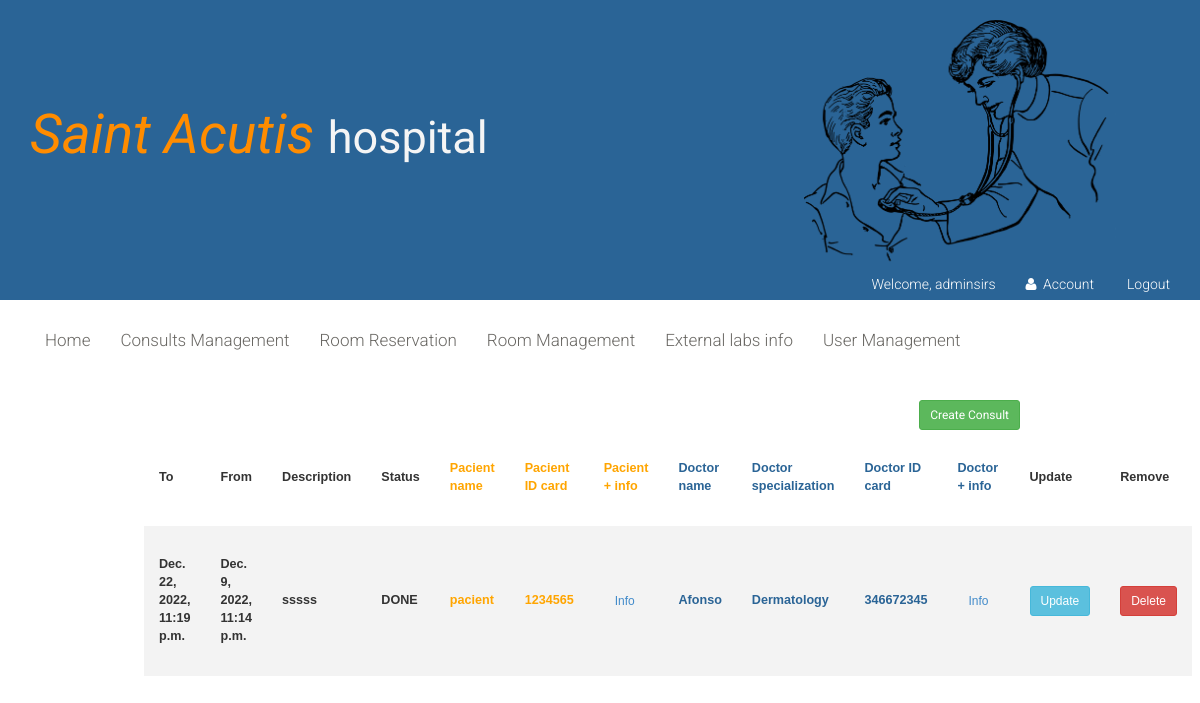
/consults-management/ (signed in), run on the app's committed database.
### SAH/models.py (models this page shows, shortened)
class Consult(models.Model):
    scheduled_date = models.DateTimeField(default=datetime.now, null=True)
    consult_date = models.DateTimeField( blank=True, null=True)
    pacient = models.ForeignKey(Pacient, on_delete=models.CASCADE)
    doctor = models.ForeignKey(Doctor, on_delete=models.CASCADE)
    status = models.CharField(choices=(('WAITING','WAITING'),('ACCEPT','ACCEPT'), ('DONE','DONE')), max_length=200)
    description = models.CharField(max_length=150)

class Pacient(models.Model):
    user = models.OneToOneField(User, on_delete=models.CASCADE)
    name = models.CharField(max_length=200)
    gender = models.CharField(max_length=150, choices=(('Female','Female'), ('Male','Male'),('Other','Other')))
    address = models.CharField(max_length=400)
    phone_number = models.IntegerField( blank=True, null=True)
    birth_date = models.DateField( blank=True, null=True)
    id_card = models.IntegerField( blank=True, null=True)

class Doctor(models.Model):
    user = models.OneToOneField(User, on_delete=models.CASCADE)
    specialization = models.ForeignKey(Specialization, on_delete=models.CASCADE)
    gender = models.CharField(max_length=150, choices=(('Female','Female'), ('Male','Male'),('Other','Other')))
    name = models.CharField(max_length=200)
    address = models.CharField(max_length=400)
    phone_number = models.IntegerField( blank=True, null=True)
    birth_date = models.DateField( blank=True, null=True)
    id_card = models.IntegerField( blank=True, null=True)

class Specialization(models.Model):
    name = models.CharField(max_length=150, choices=(('Orthopedy','Orthopedy'), ('Cardiology','Cardiology'),('Dermatology','Dermatology')))
    description = models.CharField(max_length=400)
    def __str__(self):
        return self.name

### SAH/views.py (the view)
# urls.py: path('consults-management/', views.consults_management, name='consults-management'),
def consults_management(request):
    if request.user.is_authenticated and request.user.is_superuser:
        consults = None
        if request.user.is_superuser:
            consults = Consult.objects.all()
    return render(request, 'consults-management.html', {'consults': consults})

### SAH/templates/consults-management.html (shortened to what this page needs)
{% extends "layout.html" %}
{% block content %}
	<section style="width: 100%; height:auto">
        <p>
            <a class="btn btn-sm btn-success" style="
             float:right;margin-right:180px"  href="{% url 'create-consult' %}" > Create Consult </a>
         </p>
        <div   >
                <div   >
                <table class="styled-table">
                <tr>
                    <th>To</th>
                    <th>From</th>
                    <th>Description</th>
                    <th>Status</th>
                    <th style="color:orange">Pacient name</th>
                    <th style="color:orange">Pacient ID card</th>
                    <th style="color:orange">Pacient + info</th>
                    <th style="color:#2a6496">Doctor name</th>
                    <th style="color:#2a6496">Doctor specialization</th>
                    <th style="color:#2a6496">Doctor ID card</th>
                    <th style="color:#2a6496">Doctor + info</th>
                    <th>Update</th>
                    <th>Remove</th>
                </tr>
                {% for consult in consults %}
                    <tr>
                        <th>{{ consult.consult_date }}</th>
                        <th>{{ consult.scheduled_date }}</th>
                        <th>{{ consult.description }}</th>
                        <th>{{ consult.status }}</th>
                        <th style="color:orange">{{ consult.pacient.name }}</th>
                        <th style="color:orange">{{ consult.pacient.id_card }}</th>
                        <th><a class="btn btn-sm btn-secondary" href="{% url 'pacient-info' consult.pacient.id %}">Info</a></th>
                        <th style="color:#2a6496">{{ consult.doctor.name }}</th>
                        <th style="color:#2a6496">{{ consult.doctor.specialization }}</th>
                        <th style="color:#2a6496">{{ consult.doctor.id_card }}</th>
                        <th><a class="btn btn-sm btn-secondary" href="{% url 'doctor-info' consult.doctor.id %}">Info</a></th>
                        <th><a class="btn btn-sm btn-info" href="{% url 'update-consult' consult.id %}">Update</a></th>
                        <th><a class="btn btn-sm btn-danger" href="{% url 'deleteConsult' consult.id %}">Delete</a></th>
                    </tr>
                {%  endfor %}
                </table>
        </div>
    </div>
	</section>
{% endblock %}

### SAH/templates/layout.html (shortened to what this page needs)
<!DOCTYPE html>
<html lang="en">
<head>
    {% load static %}
    <link href="{% static 'css/bootstrap.min.css' %}" rel="stylesheet">
    <link  href="{% static "css/font-awesome.min.css" %}"  rel="stylesheet">
    <link href="{% static "css/prettyPhoto.css" %}"  rel="stylesheet">
    <link href="{% static "css/price-range.css" %}" rel="stylesheet">
    <link href="{% static "css/animate.css" %}" rel="stylesheet">
    <link href="{% static "css/main.css" %}" rel="stylesheet">
    <link href="{% static "css/responsive.css" %}" rel="stylesheet">
</head>
<body >
	<header >
		<div style="height: 300px; background-color: #2a6496;" >
            <img src="../static/images/img-1.png" style=" background-repeat: no-repeat; position: absolute; height: 250px; width: auto; filter: brightness(10) invert(1); margin-top:20px; margin-left: 67%;" >
            <div class="container">
				<div class="row">
					<div class="col-md-8 clearfix">
						<div class="logo pull-left"  style="margin-top: 95px">
                            <a href="{% url "home" %}" > <span style="color: darkorange; font-size: 55px; font-style: italic"   >Saint Acutis </span></a><span style="color: whitesmoke; font-size: 45px;"   >hospital</span></a>
						</div>
					</div>
					<div class="col-md-12 clearfix" style="margin-top: 90px;">
						<div class="shop-menu clearfix pull-right">
							<ul style="float:right" class="nav navbar-nav" >
                                {% if user.is_authenticated %}
								    <li><a style="background-color: #2a6496; color: white"  href="" > Welcome, {{ user.get_username }}</a></li>
                                    <li><a style="background-color: #2a6496; color: white" href="{% url 'account' %}"><i class="fa fa-user"></i> Account</a></li>
                                    <li ><a style="background-color: #2a6496; color:white"  href="{% url "logout" %}">Logout </a></li>
                                {% else %}
								    <li><a style="background-color: #2a6496; color:white" href="{% url 'login' %}" ><i class="fa fa-sign-in" aria-hidden="true"></i>Login</a></li>
                                {%  endif %}
							</ul>
						</div>
					</div>
				</div>
			</div>
		</div>
            <div class="header-bottom">
                <div class="container " >
                    <div class="row">
                        <div class="col-sm-12">
                            <div class="mainmenu  col-sm-12  pull-left" >
                                <ul style="float:left" class="nav navbar-nav collapse navbar-collapse">
                                    {% if user.is_authenticated and user.is_superuser %}
                                    <li><a href="{% url "home" %}" >Home</a></li>
                                    <li><a href="{% url "consults-management" %}" >Consults Management</a></li>
                                    <li><a href="{% url "room-consult-management" %}" >Room Reservation</a></li>
                                    <li><a href="{% url "rooms-management" %}" >Room Management</a></li>
                                    <li><a href="{% url "external-lab-info" %}" >External labs info</a></li>
                                    <li><a href="{% url "users-management" %}" >User Management</a></li>
                                    {%  elif user.is_authenticated %}
                                    <li><a href="{% url "home" %}" >Home</a></li>
                                    <li><a href="{% url "consults" %}" >Consults</a></li>
                                    {%  else %}
                                    <li><a href="{% url "home" %}" >Home</a></li>
                                    <li><a href="{% url "consults" %}" >Consults</a></li>
                                    {%  endif %}
                                </ul>
                            </div>
                        </div>
                    </div>
                    </div>
                </div>
	</header>
            {% block content %}
            {% endblock %}
</body>
</html>

### SAH/static/css/main.css (style rules this page uses)
body { font-family: 'Roboto', sans-serif; position: relative; font-weight: 400px; }
ul li { list-style: none; }
a { -webkit-transition: 300ms; transition: 300ms; }
.shop-menu ul li { display: inline-block; padding-left: 15px; padding-right: 15px; }
.shop-menu ul li:last-child { padding-right: 0; }
.shop-menu ul li a { background: #FFFFFF; color: #696763; font-family: 'Roboto', sans-serif; font-size: 14px; font-weight: 300; padding: 0; padding-right: 0; margin-top: 10px; }
.shop-menu ul li a i { margin-right: 3px; }
.header-bottom { padding-bottom: 30px; padding-top: 30px; }
.navbar-collapse.collapse { padding-left: 0; }
.mainmenu ul li { padding-right: 15px; padding-left: 15px; }
.mainmenu ul li:first-child { padding-left: 0px; }
.mainmenu ul li a { color: #696763; font-family: 'Roboto', sans-serif; font-size: 17px; font-weight: 300; padding: 0; padding-bottom: 10px; }

### SAH/templates/consults-management.html (style rules this page uses)
.styled-table { border-collapse: collapse; width:76%; margin-left:12%; margin-right:12%; font-size: 0.9em; font-family: sans-serif; min-width: 400px; }
.styled-table th, .styled-table td { padding: 30px 15px; }
.styled-table tbody tr:nth-of-type(even) { background-color: #f3f3f3; }
.styled-table tbody tr:last-of-type { border-bottom: 2px #009879; }

### data on the page
Consult: consult_date "Dec. 22, 2022, 11:19 p.m.", scheduled_date "Dec. 9, 2022, 11:14 p.m.", description "sssss", status "DONE", pacient.name "pacient", pacient.id_card "1234565", doctor.name "Afonso", doctor.specialization "Dermatology", doctor.id_card "346672345"

### other printed values
{{ user.get_username }} "adminsirs"
